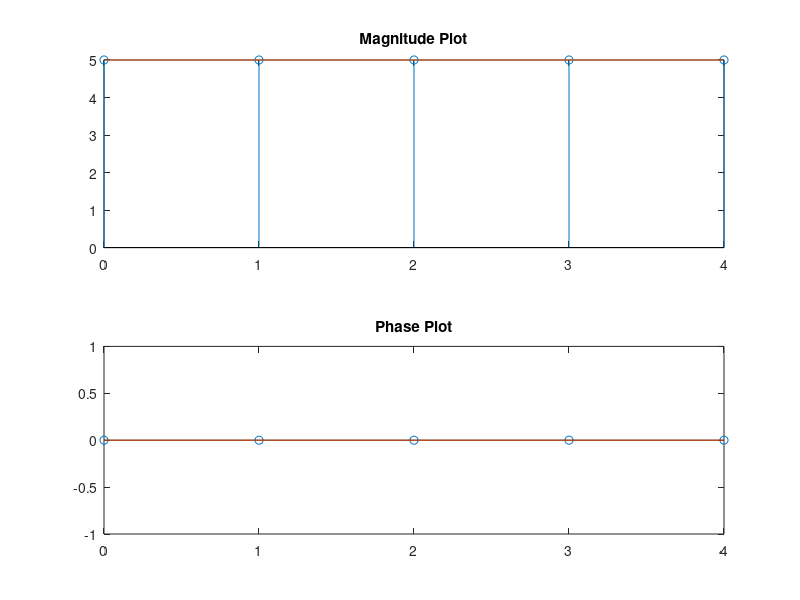

Here is the MATLAB script that generated this plot:
% Discrete Fourier Transform (DFT)
clc;
clear all;
close all;
x=input("enter sequence:");
N=input("enter the N point:");
l=length(x);
x=[x zeros(1,N-l)];
X=zeros(1,N);
for k=0:N-1
 for n=0:N-1
 X(k+1)=X(k+1)+x(n+1)*exp(-1j*2*pi*n*k/N);
 end
end
disp('X');
disp(X);
disp('round(X)');
disp(round(X));
%verification
disp('fft');
disp(fft(x));
%plotting
k=0:N-1;
magX=abs(X);
phaseX=angle(X);
subplot(2,1,1);
stem(k,magX);
title("Magnitude Plot");
hold on;
plot(k,magX);
subplot(2,1,2);
stem(k,phaseX);
hold on;
title("Phase Plot");
plot(k,phaseX);
%IDFT
clc;
clear all;
close all;
X=input("enter sequence:");
N=input("enter the n point:");
l=length(X);
X=[X zeros(1,N-l)];
x=zeros(N,1);
for k=0:N-1
 for n=0:N-1
 x(n+1)=x(n+1)+X(k+1)*exp(1j*2*pi*n*k/N);
 end
end
x=1/N.*x;
disp('x');
disp(x);
disp('round(x)');
disp(round(x));
%verification
disp('ifft');
disp(ifft(X));
